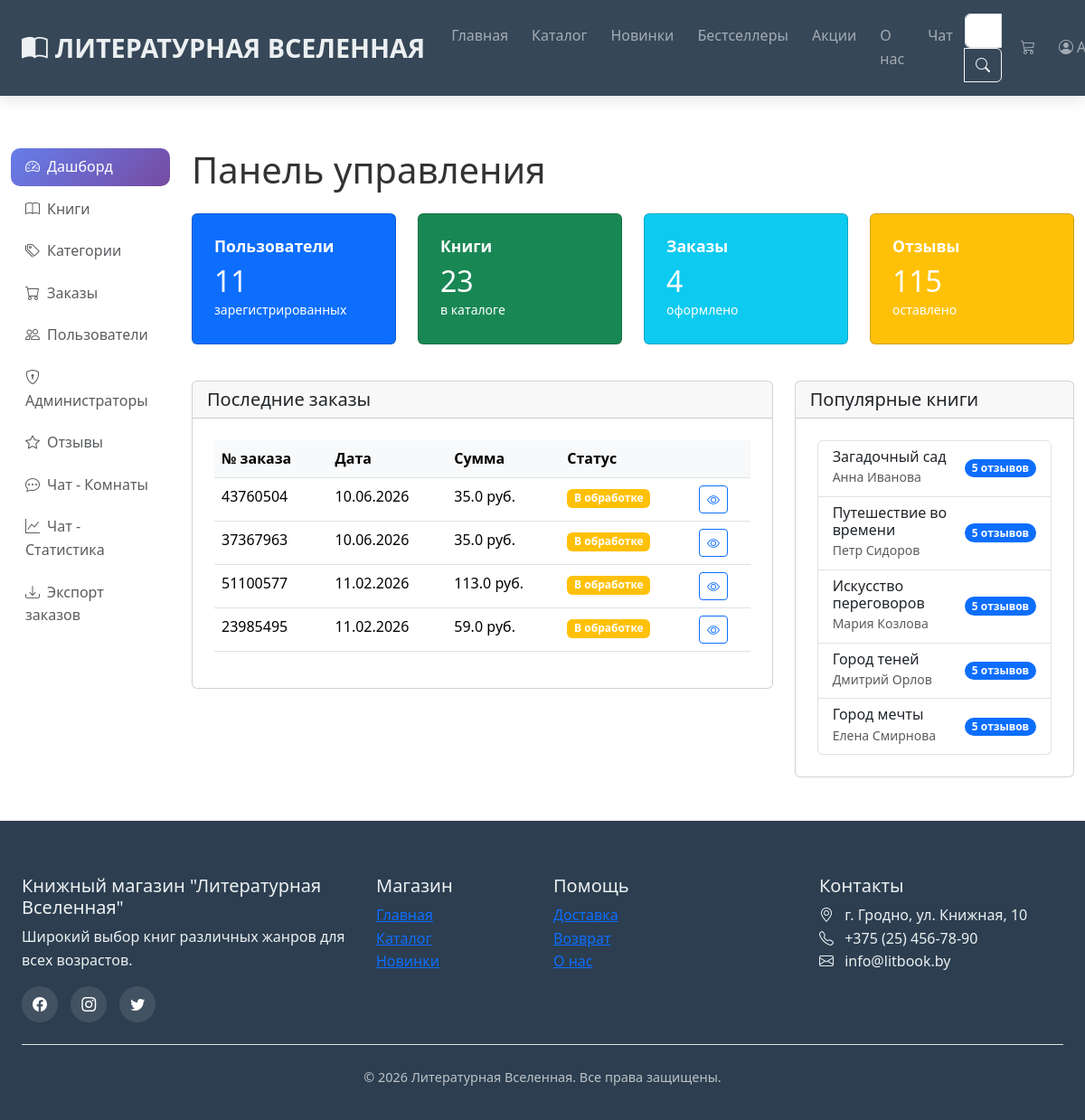
The page /admin/ (signed in) on the database its author committed.
### models.py (models this page shows, shortened)
class Order(db.Model):
    __tablename__ = 'orders'
    id = db.Column(db.Integer, primary_key=True)
    order_number = db.Column(db.String(20), unique=True, nullable=False)
    status = db.Column(db.String(20), default='processing')  # processing, shipped, delivered, cancelled
    total = db.Column(db.Float, nullable=False)
    discount = db.Column(db.Float, default=0)
    shipping = db.Column(db.Float, default=0)
    created_at = db.Column(db.DateTime, default=datetime.now)
    user_id = db.Column(db.Integer, db.ForeignKey('users.id'), nullable=False)
    items = db.relationship('OrderItem', backref='order', lazy=True)

class Book(db.Model):
    __tablename__ = 'books'
    id = db.Column(db.Integer, primary_key=True)
    title = db.Column(db.String(200), nullable=False)
    author = db.Column(db.String(100), nullable=False)
    description = db.Column(db.Text, nullable=False)
    price = db.Column(db.Float, nullable=False)
    old_price = db.Column(db.Float)
    isbn = db.Column(db.String(20), unique=True)
    publisher = db.Column(db.String(100))
    year = db.Column(db.Integer)
    pages = db.Column(db.Integer)
    image = db.Column(db.String(100), default='book.jpg')
    rating = db.Column(db.Float, default=0.0)
    reviews_count = db.Column(db.Integer, default=0)
    is_new = db.Column(db.Boolean, default=False)
    is_bestseller = db.Column(db.Boolean, default=False)
    is_sale = db.Column(db.Boolean, default=False)
    sale_percent = db.Column(db.Integer)
    stock = db.Column(db.Integer, default=10)
    created_at = db.Column(db.DateTime, default=datetime.now)
    category_id = db.Column(db.Integer, db.ForeignKey('categories.id'), nullable=False)
    reviews = db.relationship('Review', backref='book', lazy=True)
    order_items = db.relationship('OrderItem', backref='book', lazy=True)
    wishlist_items = db.relationship('Wishlist', backref='book', lazy=True)

### admin.py (the view)
@admin_bp.route('/')
@admin_required
def dashboard():
    total_users = User.query.count()
    total_books = Book.query.count()
    total_orders = Order.query.count()
    total_reviews = Review.query.count()
    recent_orders = Order.query.order_by(Order.created_at.desc()).limit(10).all()
    popular_books = Book.query.order_by(Book.reviews_count.desc()).limit(5).all()
    monthly_stats = []
    for i in range(6):
        month_start = datetime.now().replace(day=1, hour=0, minute=0, second=0)
        monthly_stats.append({
            'month': month_start.strftime('%B'),
            'orders': 0,
            'revenue': 0
        })
    return render_template('admin/dashboard.html',
                         total_users=total_users,
                         total_books=total_books,
                         total_orders=total_orders,
                         total_reviews=total_reviews,
                         recent_orders=recent_orders,
                         popular_books=popular_books,
                         monthly_stats=monthly_stats)

### admin.py (called while the page is built)
def admin_required(f):
    @wraps(f)
    def decorated_function(*args, **kwargs):
        if 'user_id' not in session:
            flash('Пожалуйста, войдите в систему', 'warning')
            return redirect(url_for('login'))
        user = User.query.get(session['user_id'])
        if not user or not user.is_admin:
            flash('Доступ запрещен. Требуются права администратора.', 'danger')
            return redirect(url_for('index'))
        return f(*args, **kwargs)
    return decorated_function

### app.py (called while the page is built)
@app.context_processor
def inject_data():
    categories = Category.query.all()
    cart_count = 0
    if 'cart' in session:
        cart_count = sum(item['quantity'] for item in session['cart'].values())
    return dict(
        categories=categories,
        cart_count=cart_count,
        current_year=datetime.now().year
    )

### templates/admin/dashboard.html (shortened to what this page needs)
{% extends "base.html" %}
{% block content %}
<div style="height: 70px;"></div>
<div class="container-fluid py-4">
    <div class="row">
        <div class="col-md-3 col-lg-2 mb-4">
            {% include "admin/sidebar.html" %}
        </div>
        <div class="col-md-9 col-lg-10">
            <h1 class="mb-4">Панель управления</h1>
            <div class="row mb-4">
                <div class="col-md-3 mb-3">
                    <div class="card text-white bg-primary">
                        <div class="card-body">
                            <h5 class="card-title">Пользователи</h5>
                            <h2 class="mb-0">{{ total_users }}</h2>
                            <small>зарегистрированных</small>
                        </div>
                    </div>
                </div>
                <div class="col-md-3 mb-3">
                    <div class="card text-white bg-success">
                        <div class="card-body">
                            <h5 class="card-title">Книги</h5>
                            <h2 class="mb-0">{{ total_books }}</h2>
                            <small>в каталоге</small>
                        </div>
                    </div>
                </div>
                <div class="col-md-3 mb-3">
                    <div class="card text-white bg-info">
                        <div class="card-body">
                            <h5 class="card-title">Заказы</h5>
                            <h2 class="mb-0">{{ total_orders }}</h2>
                            <small>оформлено</small>
                        </div>
                    </div>
                </div>
                <div class="col-md-3 mb-3">
                    <div class="card text-white bg-warning">
                        <div class="card-body">
                            <h5 class="card-title">Отзывы</h5>
                            <h2 class="mb-0">{{ total_reviews }}</h2>
                            <small>оставлено</small>
                        </div>
                    </div>
                </div>
            </div>
            <div class="row">
                <div class="col-md-8 mb-4">
                    <div class="card">
                        <div class="card-header">
                            <h5 class="mb-0">Последние заказы</h5>
                        </div>
                        <div class="card-body">
                            <div class="table-responsive">
                                <table class="table table-hover">
                                    <thead>
                                        <tr>
                                            <th>№ заказа</th>
                                            <th>Дата</th>
                                            <th>Сумма</th>
                                            <th>Статус</th>
                                            <th></th>
                                        </tr>
                                    </thead>
                                    <tbody>
                                        {% for order in recent_orders %}
                                        <tr>
                                            <td>{{ order.order_number }}</td>
                                            <td>{{ order.created_at.strftime('%d.%m.%Y') }}</td>
                                            <td>{{ order.total }} руб.</td>
                                            <td>
                                                {% if order.status == 'processing' %}
                                                    <span class="badge bg-warning">В обработке</span>
                                                {% elif order.status == 'shipped' %}
                                                    <span class="badge bg-info">Отправлен</span>
                                                {% elif order.status == 'delivered' %}
                                                    <span class="badge bg-success">Доставлен</span>
                                                {% else %}
                                                    <span class="badge bg-danger">Отменен</span>
                                                {% endif %}
                                            </td>
                                            <td>
                                                <a href="{{ url_for('admin.order_detail', order_id=order.id) }}" class="btn btn-sm btn-outline-primary">
                                                    <i class="bi bi-eye"></i>
                                                </a>
                                            </td>
                                        </tr>
                                        {% endfor %}
                                    </tbody>
                                </table>
                            </div>
                        </div>
                    </div>
                </div>
                <div class="col-md-4 mb-4">
                    <div class="card">
                        <div class="card-header">
                            <h5 class="mb-0">Популярные книги</h5>
                        </div>
                        <div class="card-body">
                            <div class="list-group">
                                {% for book in popular_books %}
                                <div class="list-group-item">
                                    <div class="d-flex justify-content-between align-items-center">
                                        <div>
                                            <h6 class="mb-0">{{ book.title }}</h6>
                                            <small class="text-muted">{{ book.author }}</small>
                                        </div>
                                        <span class="badge bg-primary rounded-pill">{{ book.reviews_count }} отзывов</span>
                                    </div>
                                </div>
                                {% endfor %}
                            </div>
                        </div>
                    </div>
                </div>
            </div>
        </div>
    </div>
</div>
{% endblock %}

### static/css/style.css (style rules this page uses)
:root { --primary-color: #2c3e50; --secondary-color: #3498db; --accent-color: #e74c3c; --light-color: #ecf0f1; --dark-color: #2c3e50; --text-color: #333; --shadow: 0 5px 15px rgba(0, 0, 0, 0.1); --transition: all 0.3s ease; }
* { margin: 0; padding: 0; box-sizing: border-box; }
body { font-family: "Segoe UI", Tahoma, Geneva, Verdana, sans-serif; color: var(--text-color); line-height: 1.6; overflow-x: hidden; }
.card-body { padding: 1.5rem; }
.card-title { font-weight: 600; margin-bottom: 0.5rem; font-size: 1.1rem; line-height: 1.3; }
.table th { background-color: #f8f9fa; font-weight: 600; }

### rows shown on the page
Order: order_number "43760504", created_at "10.06.2026", total "35.0", status "В обработке"
Order: order_number "37367963", created_at "10.06.2026", total "35.0", status "В обработке"
Order: order_number "51100577", created_at "11.02.2026", total "113.0", status "В обработке"
Order: order_number "23985495", created_at "11.02.2026", total "59.0", status "В обработке"
Book: title "Загадочный сад", author "Анна Иванова", reviews_count "5"
Book: title "Путешествие во времени", author "Петр Сидоров", reviews_count "5"
Book: title "Искусство переговоров", author "Мария Козлова", reviews_count "5"
Book: title "Город теней", author "Дмитрий Орлов", reviews_count "5"
Book: title "Город мечты", author "Елена Смирнова", reviews_count "5"

### other values the page prints
{{ total_users }} "11"
{{ total_books }} "23"
{{ total_orders }} "4"
{{ total_reviews }} "115"
